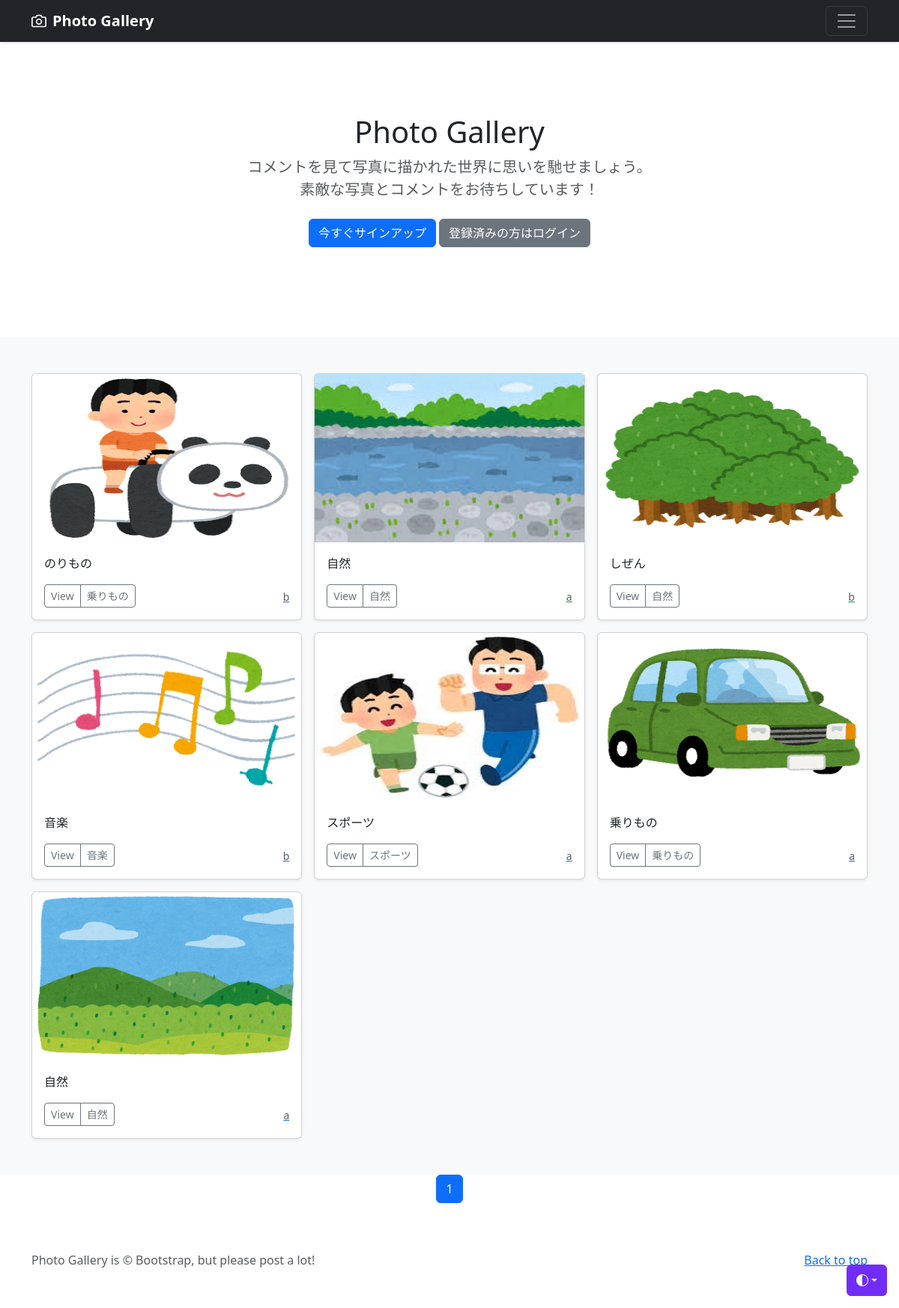
The page / on the database its author committed.
### photo/models.py (models this page shows, shortened)
class PhotoPost(models.Model):
    user = models.ForeignKey(
        CustomUser,
        verbose_name='ユーザー',
        on_delete=models.CASCADE
        )
    category = models.ForeignKey(
        Category,
        verbose_name='カテゴリ',
        on_delete=models.PROTECT
        )
    title = models.CharField(
        verbose_name='タイトル',
        max_length=200
        )
    comment = models.TextField(
        verbose_name='コメント',
        )
    image1 = models.ImageField(
        verbose_name='イメージ1',
        upload_to='photos'
        )
    image2 = models.ImageField(
        verbose_name='イメージ2',
        upload_to='photos',
        blank=True,
        null=True
        )
    posted_at = models.DateTimeField(
        verbose_name='投稿日時',
        auto_now_add=True
        )

class Category(models.Model):
    title = models.CharField(
        verbose_name='カテゴリ',
        max_length=20)

### accounts/models.py (models this page shows)
class CustomUser(AbstractUser):
    pass

### photo/views.py (the view)
# urls.py: path('', views.IndexView.as_view(), name='index'),
class IndexView(ListView):
    template_name = 'index.html'
    queryset = PhotoPost.objects.order_by('-posted_at')
    paginate_by = 9

### photo/templates/index.html (shortened to what this page needs)
{% extends 'base.html' %}
    {% block contents %}
    {% include "photos_title.html" %}
    {% include "photos_list.html" %}
    {% include "pagination.html" %}
    {% endblock %}

### photo/templates/photos_list.html (shortened to what this page needs)
  <div class="album py-5 bg-light">
    <div class="container">
      <div class="row row-cols-1 row-cols-sm-2 row-cols-md-3 g-3">
        {% for record in object_list %}
        <div class="col">
          <div class="card shadow-sm">
            <img src="{{ record.image1.url }}" class="bd-placeholder-img card-img-top"
                width="100%" height="225" xmlns="http://www.w3.org/2000/svg"
                role="img" aria-label="placeholder: Thumbnail"preserveAspectRatio="xMidYMid slice"
                focusable="false">
                <rect width="100%" height="100%" fill="#55595c"/>
            <div class="card-body">
              <p class="card-text">
                {{ record.title }}
              </p>
              <div class="d-flex justify-content-between align-items-center">
                <div class="btn-group">
                  <button type="button" class="btn btn-sm btn-outline-secondary"
                          onclick="location.href='{% url 'photo:photo_detail' record.pk %}'">View</button>
                  <button type="button" class="btn btn-sm btn-outline-secondary"
                          onclick="location.href='{% url 'photo:photos_cat' category=record.category.id %}'">{{ record.category.title }}</button>
                </div>
                <a href="{% url 'photo:user_list' user=record.user.id %}">
                  <small class="text-muted">{{ record.user.username }}</small>
                </a>
              </div>
            </div>
          </div>
        </div>
        {% endfor %}
      </div>
    </div>
  </div>

### photo/templates/base.html (style rules this page uses)
.bd-placeholder-img { font-size: 1.125rem; text-anchor: middle; -webkit-user-select: none; -moz-user-select: none; user-select: none; }

### rows shown on the page
PhotoPost: image1 (picture), title "のりもの", category "乗りもの", user.username "b"
PhotoPost: image1 (picture), title "自然", category "自然", user.username "a"
PhotoPost: image1 (picture), title "しぜん", category "自然", user.username "b"
PhotoPost: image1 (picture), title "音楽", category "音楽", user.username "b"
PhotoPost: image1 (picture), title "スポーツ", category "スポーツ", user.username "a"
PhotoPost: image1 (picture), title "乗りもの", category "乗りもの", user.username "a"
PhotoPost: image1 (picture), title "自然", category "自然", user.username "a"

### other values the page prints
{{ num }} "1"
